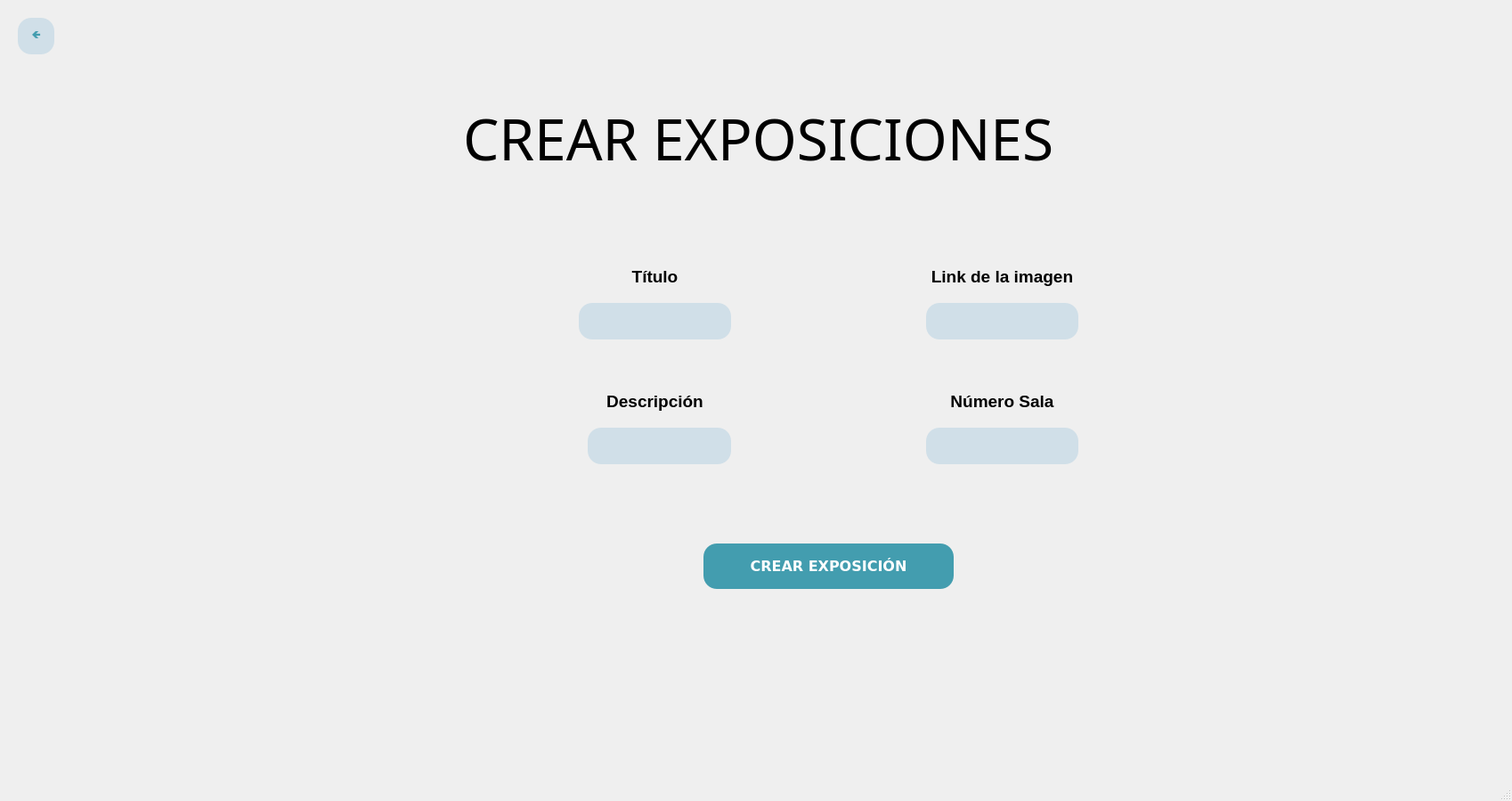
<?xml version="1.0" encoding="UTF-8"?>
<ui version="4.0">
 <class>MainWindow</class>
 <widget class="QMainWindow" name="MainWindow">
  <property name="geometry">
   <rect>
    <x>0</x>
    <y>0</y>
    <width>1698</width>
    <height>899</height>
   </rect>
  </property>
  <property name="windowTitle">
   <string>MainWindow</string>
  </property>
  <widget class="QWidget" name="centralwidget">
   <widget class="QLabel" name="Titulo">
    <property name="geometry">
     <rect>
      <x>520</x>
      <y>110</y>
      <width>911</width>
      <height>91</height>
     </rect>
    </property>
    <property name="font">
     <font>
      <family>Bell MT</family>
      <pointsize>24</pointsize>
      <weight>50</weight>
      <bold>false</bold>
     </font>
    </property>
    <property name="text">
     <string>&lt;html&gt;&lt;head/&gt;&lt;body&gt;&lt;p&gt;&lt;span style=&quot; font-size:48pt;&quot;&gt;CREAR EXPOSICIONES&lt;/span&gt;&lt;/p&gt;&lt;/body&gt;&lt;/html&gt;</string>
    </property>
   </widget>
   <widget class="QLabel" name="label_2">
    <property name="geometry">
     <rect>
      <x>630</x>
      <y>430</y>
      <width>211</width>
      <height>41</height>
     </rect>
    </property>
    <property name="text">
     <string>&lt;html&gt;&lt;head/&gt;&lt;body&gt;&lt;p align=&quot;center&quot;&gt;&lt;span style=&quot; font-size:14pt; font-weight:600;&quot;&gt;Descripción&lt;/span&gt;&lt;/p&gt;&lt;/body&gt;&lt;/html&gt;</string>
    </property>
   </widget>
   <widget class="QLineEdit" name="Titulo_entrada">
    <property name="geometry">
     <rect>
      <x>650</x>
      <y>340</y>
      <width>171</width>
      <height>41</height>
     </rect>
    </property>
    <property name="styleSheet">
     <string notr="true">border-radius: 15px;
background-color: rgb(208, 223, 232);</string>
    </property>
   </widget>
   <widget class="QLineEdit" name="Imagen_entrada">
    <property name="geometry">
     <rect>
      <x>1040</x>
      <y>340</y>
      <width>171</width>
      <height>41</height>
     </rect>
    </property>
    <property name="styleSheet">
     <string notr="true">border-radius: 15px;
background-color: rgb(208, 223, 232);</string>
    </property>
   </widget>
   <widget class="QLineEdit" name="Descripcion_entrada">
    <property name="geometry">
     <rect>
      <x>660</x>
      <y>480</y>
      <width>161</width>
      <height>41</height>
     </rect>
    </property>
    <property name="styleSheet">
     <string notr="true">border-radius: 15px;
background-color: rgb(208, 223, 232);</string>
    </property>
   </widget>
   <widget class="QLabel" name="label_8">
    <property name="geometry">
     <rect>
      <x>1020</x>
      <y>430</y>
      <width>211</width>
      <height>41</height>
     </rect>
    </property>
    <property name="text">
     <string>&lt;html&gt;&lt;head/&gt;&lt;body&gt;&lt;p align=&quot;center&quot;&gt;&lt;span style=&quot; font-size:14pt; font-weight:600;&quot;&gt;Número Sala&lt;/span&gt;&lt;/p&gt;&lt;/body&gt;&lt;/html&gt;</string>
    </property>
   </widget>
   <widget class="QLabel" name="label_4">
    <property name="geometry">
     <rect>
      <x>1020</x>
      <y>290</y>
      <width>211</width>
      <height>41</height>
     </rect>
    </property>
    <property name="text">
     <string>&lt;html&gt;&lt;head/&gt;&lt;body&gt;&lt;p align=&quot;center&quot;&gt;&lt;span style=&quot; font-size:14pt; font-weight:600;&quot;&gt;Link de la imagen&lt;/span&gt;&lt;/p&gt;&lt;/body&gt;&lt;/html&gt;</string>
    </property>
   </widget>
   <widget class="QPushButton" name="BotonEditarExposicion">
    <property name="geometry">
     <rect>
      <x>790</x>
      <y>610</y>
      <width>281</width>
      <height>51</height>
     </rect>
    </property>
    <property name="palette">
     <palette>
      <active>
       <colorrole role="WindowText">
        <brush brushstyle="SolidPattern">
         <color alpha="255">
          <red>255</red>
          <green>255</green>
          <blue>255</blue>
         </color>
        </brush>
       </colorrole>
       <colorrole role="Button">
        <brush brushstyle="SolidPattern">
         <color alpha="255">
          <red>67</red>
          <green>157</green>
          <blue>175</blue>
         </color>
        </brush>
       </colorrole>
       <colorrole role="Text">
        <brush brushstyle="SolidPattern">
         <color alpha="255">
          <red>255</red>
          <green>255</green>
          <blue>255</blue>
         </color>
        </brush>
       </colorrole>
       <colorrole role="ButtonText">
        <brush brushstyle="SolidPattern">
         <color alpha="255">
          <red>255</red>
          <green>255</green>
          <blue>255</blue>
         </color>
        </brush>
       </colorrole>
       <colorrole role="Base">
        <brush brushstyle="SolidPattern">
         <color alpha="255">
          <red>67</red>
          <green>157</green>
          <blue>175</blue>
         </color>
        </brush>
       </colorrole>
       <colorrole role="Window">
        <brush brushstyle="SolidPattern">
         <color alpha="255">
          <red>67</red>
          <green>157</green>
          <blue>175</blue>
         </color>
        </brush>
       </colorrole>
       <colorrole role="PlaceholderText">
        <brush brushstyle="NoBrush">
         <color alpha="128">
          <red>255</red>
          <green>255</green>
          <blue>255</blue>
         </color>
        </brush>
       </colorrole>
      </active>
      <inactive>
       <colorrole role="WindowText">
        <brush brushstyle="SolidPattern">
         <color alpha="255">
          <red>255</red>
          <green>255</green>
          <blue>255</blue>
         </color>
        </brush>
       </colorrole>
       <colorrole role="Button">
        <brush brushstyle="SolidPattern">
         <color alpha="255">
          <red>67</red>
          <green>157</green>
          <blue>175</blue>
         </color>
        </brush>
       </colorrole>
       <colorrole role="Text">
        <brush brushstyle="SolidPattern">
         <color alpha="255">
          <red>255</red>
          <green>255</green>
          <blue>255</blue>
         </color>
        </brush>
       </colorrole>
       <colorrole role="ButtonText">
        <brush brushstyle="SolidPattern">
         <color alpha="255">
          <red>255</red>
          <green>255</green>
          <blue>255</blue>
         </color>
        </brush>
       </colorrole>
       <colorrole role="Base">
        <brush brushstyle="SolidPattern">
         <color alpha="255">
          <red>67</red>
          <green>157</green>
          <blue>175</blue>
         </color>
        </brush>
       </colorrole>
       <colorrole role="Window">
        <brush brushstyle="SolidPattern">
         <color alpha="255">
          <red>67</red>
          <green>157</green>
          <blue>175</blue>
         </color>
        </brush>
       </colorrole>
       <colorrole role="PlaceholderText">
        <brush brushstyle="NoBrush">
         <color alpha="128">
          <red>255</red>
          <green>255</green>
          <blue>255</blue>
         </color>
        </brush>
       </colorrole>
      </inactive>
      <disabled>
       <colorrole role="WindowText">
        <brush brushstyle="SolidPattern">
         <color alpha="255">
          <red>255</red>
          <green>255</green>
          <blue>255</blue>
         </color>
        </brush>
       </colorrole>
       <colorrole role="Button">
        <brush brushstyle="SolidPattern">
         <color alpha="255">
          <red>67</red>
          <green>157</green>
          <blue>175</blue>
         </color>
        </brush>
       </colorrole>
       <colorrole role="Text">
        <brush brushstyle="SolidPattern">
         <color alpha="255">
          <red>255</red>
          <green>255</green>
          <blue>255</blue>
         </color>
        </brush>
       </colorrole>
       <colorrole role="ButtonText">
        <brush brushstyle="SolidPattern">
         <color alpha="255">
          <red>255</red>
          <green>255</green>
          <blue>255</blue>
         </color>
        </brush>
       </colorrole>
       <colorrole role="Base">
        <brush brushstyle="SolidPattern">
         <color alpha="255">
          <red>67</red>
          <green>157</green>
          <blue>175</blue>
         </color>
        </brush>
       </colorrole>
       <colorrole role="Window">
        <brush brushstyle="SolidPattern">
         <color alpha="255">
          <red>67</red>
          <green>157</green>
          <blue>175</blue>
         </color>
        </brush>
       </colorrole>
       <colorrole role="PlaceholderText">
        <brush brushstyle="NoBrush">
         <color alpha="128">
          <red>255</red>
          <green>255</green>
          <blue>255</blue>
         </color>
        </brush>
       </colorrole>
      </disabled>
     </palette>
    </property>
    <property name="font">
     <font>
      <family>Verdana</family>
      <pointsize>12</pointsize>
      <weight>75</weight>
      <bold>true</bold>
     </font>
    </property>
    <property name="cursor">
     <cursorShape>PointingHandCursor</cursorShape>
    </property>
    <property name="styleSheet">
     <string notr="true">background-color: rgb(67, 157, 175);
color: rgb(255, 255, 255);
font-weight: bold;
font-family: 'Verdana';
border-radius: 15px;</string>
    </property>
    <property name="text">
     <string>CREAR EXPOSICIÓN</string>
    </property>
   </widget>
   <widget class="QLineEdit" name="NumeroSala_entrada">
    <property name="geometry">
     <rect>
      <x>1040</x>
      <y>480</y>
      <width>171</width>
      <height>41</height>
     </rect>
    </property>
    <property name="styleSheet">
     <string notr="true">border-radius: 15px;
background-color: rgb(208, 223, 232);</string>
    </property>
   </widget>
   <widget class="QLabel" name="label_3">
    <property name="geometry">
     <rect>
      <x>630</x>
      <y>290</y>
      <width>211</width>
      <height>41</height>
     </rect>
    </property>
    <property name="text">
     <string>&lt;html&gt;&lt;head/&gt;&lt;body&gt;&lt;p align=&quot;center&quot;&gt;&lt;span style=&quot; font-size:14pt; font-weight:600;&quot;&gt;Título&lt;/span&gt;&lt;/p&gt;&lt;/body&gt;&lt;/html&gt;</string>
    </property>
   </widget>
   <widget class="QPushButton" name="BotonAtras">
    <property name="geometry">
     <rect>
      <x>20</x>
      <y>20</y>
      <width>41</width>
      <height>41</height>
     </rect>
    </property>
    <property name="palette">
     <palette>
      <active>
       <colorrole role="WindowText">
        <brush brushstyle="SolidPattern">
         <color alpha="255">
          <red>67</red>
          <green>157</green>
          <blue>175</blue>
         </color>
        </brush>
       </colorrole>
       <colorrole role="Button">
        <brush brushstyle="SolidPattern">
         <color alpha="255">
          <red>208</red>
          <green>223</green>
          <blue>232</blue>
         </color>
        </brush>
       </colorrole>
       <colorrole role="Text">
        <brush brushstyle="SolidPattern">
         <color alpha="255">
          <red>67</red>
          <green>157</green>
          <blue>175</blue>
         </color>
        </brush>
       </colorrole>
       <colorrole role="ButtonText">
        <brush brushstyle="SolidPattern">
         <color alpha="255">
          <red>67</red>
          <green>157</green>
          <blue>175</blue>
         </color>
        </brush>
       </colorrole>
       <colorrole role="Base">
        <brush brushstyle="SolidPattern">
         <color alpha="255">
          <red>208</red>
          <green>223</green>
          <blue>232</blue>
         </color>
        </brush>
       </colorrole>
       <colorrole role="Window">
        <brush brushstyle="SolidPattern">
         <color alpha="255">
          <red>208</red>
          <green>223</green>
          <blue>232</blue>
         </color>
        </brush>
       </colorrole>
       <colorrole role="PlaceholderText">
        <brush brushstyle="NoBrush">
         <color alpha="128">
          <red>67</red>
          <green>157</green>
          <blue>175</blue>
         </color>
        </brush>
       </colorrole>
      </active>
      <inactive>
       <colorrole role="WindowText">
        <brush brushstyle="SolidPattern">
         <color alpha="255">
          <red>67</red>
          <green>157</green>
          <blue>175</blue>
         </color>
        </brush>
       </colorrole>
       <colorrole role="Button">
        <brush brushstyle="SolidPattern">
         <color alpha="255">
          <red>208</red>
          <green>223</green>
          <blue>232</blue>
         </color>
        </brush>
       </colorrole>
       <colorrole role="Text">
        <brush brushstyle="SolidPattern">
         <color alpha="255">
          <red>67</red>
          <green>157</green>
          <blue>175</blue>
         </color>
        </brush>
       </colorrole>
       <colorrole role="ButtonText">
        <brush brushstyle="SolidPattern">
         <color alpha="255">
          <red>67</red>
          <green>157</green>
          <blue>175</blue>
         </color>
        </brush>
       </colorrole>
       <colorrole role="Base">
        <brush brushstyle="SolidPattern">
         <color alpha="255">
          <red>208</red>
          <green>223</green>
          <blue>232</blue>
         </color>
        </brush>
       </colorrole>
       <colorrole role="Window">
        <brush brushstyle="SolidPattern">
         <color alpha="255">
          <red>208</red>
          <green>223</green>
          <blue>232</blue>
         </color>
        </brush>
       </colorrole>
       <colorrole role="PlaceholderText">
        <brush brushstyle="NoBrush">
         <color alpha="128">
          <red>67</red>
          <green>157</green>
          <blue>175</blue>
         </color>
        </brush>
       </colorrole>
      </inactive>
      <disabled>
       <colorrole role="WindowText">
        <brush brushstyle="SolidPattern">
         <color alpha="255">
          <red>67</red>
          <green>157</green>
          <blue>175</blue>
         </color>
        </brush>
       </colorrole>
       <colorrole role="Button">
        <brush brushstyle="SolidPattern">
         <color alpha="255">
          <red>208</red>
          <green>223</green>
          <blue>232</blue>
         </color>
        </brush>
       </colorrole>
       <colorrole role="Text">
        <brush brushstyle="SolidPattern">
         <color alpha="255">
          <red>67</red>
          <green>157</green>
          <blue>175</blue>
         </color>
        </brush>
       </colorrole>
       <colorrole role="ButtonText">
        <brush brushstyle="SolidPattern">
         <color alpha="255">
          <red>67</red>
          <green>157</green>
          <blue>175</blue>
         </color>
        </brush>
       </colorrole>
       <colorrole role="Base">
        <brush brushstyle="SolidPattern">
         <color alpha="255">
          <red>208</red>
          <green>223</green>
          <blue>232</blue>
         </color>
        </brush>
       </colorrole>
       <colorrole role="Window">
        <brush brushstyle="SolidPattern">
         <color alpha="255">
          <red>208</red>
          <green>223</green>
          <blue>232</blue>
         </color>
        </brush>
       </colorrole>
       <colorrole role="PlaceholderText">
        <brush brushstyle="NoBrush">
         <color alpha="128">
          <red>67</red>
          <green>157</green>
          <blue>175</blue>
         </color>
        </brush>
       </colorrole>
      </disabled>
     </palette>
    </property>
    <property name="cursor">
     <cursorShape>PointingHandCursor</cursorShape>
    </property>
    <property name="styleSheet">
     <string notr="true">background-color: rgb(208, 223, 232);
color:rgb(67, 157, 175);
font-weight: bold;
font-family: 'Verdana';
border-radius: 15px;</string>
    </property>
    <property name="text">
     <string>🡸</string>
    </property>
   </widget>
   <widget class="QLabel" name="fondo">
    <property name="geometry">
     <rect>
      <x>10</x>
      <y>-10</y>
      <width>2001</width>
      <height>1061</height>
     </rect>
    </property>
    <property name="font">
     <font>
      <family>Bell MT</family>
      <pointsize>24</pointsize>
      <weight>50</weight>
      <bold>false</bold>
     </font>
    </property>
    <property name="text">
     <string/>
    </property>
    <property name="pixmap">
     <pixmap>../Imagenes/foto.png</pixmap>
    </property>
   </widget>
   <zorder>fondo</zorder>
   <zorder>Titulo</zorder>
   <zorder>label_2</zorder>
   <zorder>Titulo_entrada</zorder>
   <zorder>Imagen_entrada</zorder>
   <zorder>Descripcion_entrada</zorder>
   <zorder>label_8</zorder>
   <zorder>label_4</zorder>
   <zorder>BotonEditarExposicion</zorder>
   <zorder>NumeroSala_entrada</zorder>
   <zorder>label_3</zorder>
   <zorder>BotonAtras</zorder>
  </widget>
  <widget class="QStatusBar" name="statusbar"/>
 </widget>
 <resources/>
 <connections/>
</ui>
